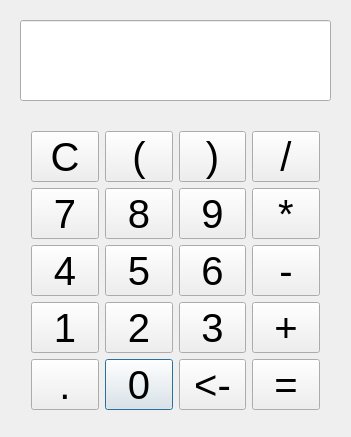
<?xml version="1.0" encoding="UTF-8"?>
<ui version="4.0">
 <class>Dialog</class>
 <widget class="QDialog" name="Dialog">
  <property name="geometry">
   <rect>
    <x>0</x>
    <y>0</y>
    <width>351</width>
    <height>437</height>
   </rect>
  </property>
  <property name="windowTitle">
   <string>Dialog</string>
  </property>
  <widget class="QWidget" name="layoutWidget">
   <property name="geometry">
    <rect>
     <x>20</x>
     <y>120</y>
     <width>311</width>
     <height>301</height>
    </rect>
   </property>
   <layout class="QVBoxLayout" name="verticalLayout">
    <item>
     <layout class="QGridLayout" name="gridLayout_4">
      <property name="spacing">
       <number>6</number>
      </property>
      <item row="5" column="2">
       <widget class="QPushButton" name="m_button_0">
        <property name="sizePolicy">
         <sizepolicy hsizetype="Minimum" vsizetype="Expanding">
          <horstretch>0</horstretch>
          <verstretch>0</verstretch>
         </sizepolicy>
        </property>
        <property name="font">
         <font>
          <pointsize>30</pointsize>
          <weight>50</weight>
          <italic>false</italic>
          <bold>false</bold>
          <kerning>true</kerning>
         </font>
        </property>
        <property name="layoutDirection">
         <enum>Qt::LeftToRight</enum>
        </property>
        <property name="autoFillBackground">
         <bool>false</bool>
        </property>
        <property name="text">
         <string>0</string>
        </property>
       </widget>
      </item>
      <item row="2" column="3">
       <widget class="QPushButton" name="m_button_6">
        <property name="sizePolicy">
         <sizepolicy hsizetype="Minimum" vsizetype="Expanding">
          <horstretch>0</horstretch>
          <verstretch>0</verstretch>
         </sizepolicy>
        </property>
        <property name="font">
         <font>
          <pointsize>30</pointsize>
          <weight>50</weight>
          <italic>false</italic>
          <bold>false</bold>
          <kerning>true</kerning>
         </font>
        </property>
        <property name="layoutDirection">
         <enum>Qt::LeftToRight</enum>
        </property>
        <property name="autoFillBackground">
         <bool>false</bool>
        </property>
        <property name="text">
         <string>6</string>
        </property>
       </widget>
      </item>
      <item row="4" column="0">
       <widget class="QPushButton" name="m_button_1">
        <property name="sizePolicy">
         <sizepolicy hsizetype="Minimum" vsizetype="Expanding">
          <horstretch>0</horstretch>
          <verstretch>0</verstretch>
         </sizepolicy>
        </property>
        <property name="font">
         <font>
          <pointsize>30</pointsize>
          <weight>50</weight>
          <italic>false</italic>
          <bold>false</bold>
          <kerning>true</kerning>
         </font>
        </property>
        <property name="layoutDirection">
         <enum>Qt::LeftToRight</enum>
        </property>
        <property name="autoFillBackground">
         <bool>false</bool>
        </property>
        <property name="text">
         <string>1</string>
        </property>
       </widget>
      </item>
      <item row="4" column="5">
       <widget class="QPushButton" name="m_button_add">
        <property name="sizePolicy">
         <sizepolicy hsizetype="Minimum" vsizetype="Expanding">
          <horstretch>0</horstretch>
          <verstretch>0</verstretch>
         </sizepolicy>
        </property>
        <property name="font">
         <font>
          <pointsize>30</pointsize>
          <weight>50</weight>
          <italic>false</italic>
          <bold>false</bold>
          <kerning>true</kerning>
         </font>
        </property>
        <property name="layoutDirection">
         <enum>Qt::LeftToRight</enum>
        </property>
        <property name="autoFillBackground">
         <bool>false</bool>
        </property>
        <property name="text">
         <string>+</string>
        </property>
       </widget>
      </item>
      <item row="5" column="5">
       <widget class="QPushButton" name="m_button_calculate">
        <property name="sizePolicy">
         <sizepolicy hsizetype="Minimum" vsizetype="Expanding">
          <horstretch>0</horstretch>
          <verstretch>0</verstretch>
         </sizepolicy>
        </property>
        <property name="font">
         <font>
          <pointsize>30</pointsize>
          <weight>50</weight>
          <italic>false</italic>
          <bold>false</bold>
          <kerning>true</kerning>
         </font>
        </property>
        <property name="layoutDirection">
         <enum>Qt::LeftToRight</enum>
        </property>
        <property name="autoFillBackground">
         <bool>false</bool>
        </property>
        <property name="text">
         <string>=</string>
        </property>
       </widget>
      </item>
      <item row="5" column="0">
       <widget class="QPushButton" name="m_button_dot">
        <property name="sizePolicy">
         <sizepolicy hsizetype="Minimum" vsizetype="Expanding">
          <horstretch>0</horstretch>
          <verstretch>0</verstretch>
         </sizepolicy>
        </property>
        <property name="font">
         <font>
          <pointsize>30</pointsize>
          <weight>50</weight>
          <italic>false</italic>
          <bold>false</bold>
          <kerning>true</kerning>
         </font>
        </property>
        <property name="layoutDirection">
         <enum>Qt::LeftToRight</enum>
        </property>
        <property name="autoFillBackground">
         <bool>false</bool>
        </property>
        <property name="text">
         <string>.</string>
        </property>
       </widget>
      </item>
      <item row="2" column="5">
       <widget class="QPushButton" name="m_button_sub">
        <property name="sizePolicy">
         <sizepolicy hsizetype="Minimum" vsizetype="Expanding">
          <horstretch>0</horstretch>
          <verstretch>0</verstretch>
         </sizepolicy>
        </property>
        <property name="font">
         <font>
          <pointsize>30</pointsize>
          <weight>50</weight>
          <italic>false</italic>
          <bold>false</bold>
          <kerning>true</kerning>
         </font>
        </property>
        <property name="layoutDirection">
         <enum>Qt::LeftToRight</enum>
        </property>
        <property name="autoFillBackground">
         <bool>false</bool>
        </property>
        <property name="text">
         <string>-</string>
        </property>
       </widget>
      </item>
      <item row="2" column="2">
       <widget class="QPushButton" name="m_button_5">
        <property name="sizePolicy">
         <sizepolicy hsizetype="Minimum" vsizetype="Expanding">
          <horstretch>0</horstretch>
          <verstretch>0</verstretch>
         </sizepolicy>
        </property>
        <property name="font">
         <font>
          <pointsize>30</pointsize>
          <weight>50</weight>
          <italic>false</italic>
          <bold>false</bold>
          <kerning>true</kerning>
         </font>
        </property>
        <property name="layoutDirection">
         <enum>Qt::LeftToRight</enum>
        </property>
        <property name="autoFillBackground">
         <bool>false</bool>
        </property>
        <property name="text">
         <string>5</string>
        </property>
       </widget>
      </item>
      <item row="5" column="3">
       <widget class="QPushButton" name="m_button_del">
        <property name="sizePolicy">
         <sizepolicy hsizetype="Minimum" vsizetype="Expanding">
          <horstretch>0</horstretch>
          <verstretch>0</verstretch>
         </sizepolicy>
        </property>
        <property name="font">
         <font>
          <pointsize>30</pointsize>
          <weight>50</weight>
          <italic>false</italic>
          <bold>false</bold>
          <kerning>true</kerning>
         </font>
        </property>
        <property name="layoutDirection">
         <enum>Qt::LeftToRight</enum>
        </property>
        <property name="autoFillBackground">
         <bool>false</bool>
        </property>
        <property name="text">
         <string>&lt;-</string>
        </property>
       </widget>
      </item>
      <item row="4" column="2">
       <widget class="QPushButton" name="m_button_2">
        <property name="sizePolicy">
         <sizepolicy hsizetype="Minimum" vsizetype="Expanding">
          <horstretch>0</horstretch>
          <verstretch>0</verstretch>
         </sizepolicy>
        </property>
        <property name="font">
         <font>
          <pointsize>30</pointsize>
          <weight>50</weight>
          <italic>false</italic>
          <bold>false</bold>
          <kerning>true</kerning>
         </font>
        </property>
        <property name="layoutDirection">
         <enum>Qt::LeftToRight</enum>
        </property>
        <property name="autoFillBackground">
         <bool>false</bool>
        </property>
        <property name="text">
         <string>2</string>
        </property>
       </widget>
      </item>
      <item row="1" column="3">
       <widget class="QPushButton" name="m_button_9">
        <property name="sizePolicy">
         <sizepolicy hsizetype="Minimum" vsizetype="Expanding">
          <horstretch>0</horstretch>
          <verstretch>0</verstretch>
         </sizepolicy>
        </property>
        <property name="font">
         <font>
          <pointsize>30</pointsize>
          <weight>50</weight>
          <italic>false</italic>
          <bold>false</bold>
          <kerning>true</kerning>
         </font>
        </property>
        <property name="layoutDirection">
         <enum>Qt::LeftToRight</enum>
        </property>
        <property name="autoFillBackground">
         <bool>false</bool>
        </property>
        <property name="text">
         <string>9</string>
        </property>
       </widget>
      </item>
      <item row="1" column="5">
       <widget class="QPushButton" name="m_button_mul">
        <property name="sizePolicy">
         <sizepolicy hsizetype="Minimum" vsizetype="Expanding">
          <horstretch>0</horstretch>
          <verstretch>0</verstretch>
         </sizepolicy>
        </property>
        <property name="font">
         <font>
          <pointsize>30</pointsize>
          <weight>50</weight>
          <italic>false</italic>
          <bold>false</bold>
          <kerning>true</kerning>
         </font>
        </property>
        <property name="layoutDirection">
         <enum>Qt::LeftToRight</enum>
        </property>
        <property name="autoFillBackground">
         <bool>false</bool>
        </property>
        <property name="text">
         <string>*</string>
        </property>
       </widget>
      </item>
      <item row="2" column="0">
       <widget class="QPushButton" name="m_button_4">
        <property name="sizePolicy">
         <sizepolicy hsizetype="Minimum" vsizetype="Expanding">
          <horstretch>0</horstretch>
          <verstretch>0</verstretch>
         </sizepolicy>
        </property>
        <property name="font">
         <font>
          <pointsize>30</pointsize>
          <weight>50</weight>
          <italic>false</italic>
          <bold>false</bold>
          <kerning>true</kerning>
         </font>
        </property>
        <property name="layoutDirection">
         <enum>Qt::LeftToRight</enum>
        </property>
        <property name="autoFillBackground">
         <bool>false</bool>
        </property>
        <property name="text">
         <string>4</string>
        </property>
       </widget>
      </item>
      <item row="0" column="0">
       <widget class="QPushButton" name="m_button_clear">
        <property name="sizePolicy">
         <sizepolicy hsizetype="Minimum" vsizetype="Expanding">
          <horstretch>0</horstretch>
          <verstretch>0</verstretch>
         </sizepolicy>
        </property>
        <property name="font">
         <font>
          <pointsize>30</pointsize>
          <weight>50</weight>
          <italic>false</italic>
          <bold>false</bold>
          <kerning>true</kerning>
         </font>
        </property>
        <property name="layoutDirection">
         <enum>Qt::LeftToRight</enum>
        </property>
        <property name="autoFillBackground">
         <bool>false</bool>
        </property>
        <property name="text">
         <string>C</string>
        </property>
       </widget>
      </item>
      <item row="0" column="3">
       <widget class="QPushButton" name="m_button_right_parenthes">
        <property name="sizePolicy">
         <sizepolicy hsizetype="Minimum" vsizetype="Expanding">
          <horstretch>0</horstretch>
          <verstretch>0</verstretch>
         </sizepolicy>
        </property>
        <property name="font">
         <font>
          <pointsize>30</pointsize>
          <weight>50</weight>
          <italic>false</italic>
          <bold>false</bold>
          <kerning>true</kerning>
         </font>
        </property>
        <property name="layoutDirection">
         <enum>Qt::LeftToRight</enum>
        </property>
        <property name="autoFillBackground">
         <bool>false</bool>
        </property>
        <property name="text">
         <string>)</string>
        </property>
       </widget>
      </item>
      <item row="0" column="2">
       <widget class="QPushButton" name="m_button_left_parenthes">
        <property name="sizePolicy">
         <sizepolicy hsizetype="Minimum" vsizetype="Expanding">
          <horstretch>0</horstretch>
          <verstretch>0</verstretch>
         </sizepolicy>
        </property>
        <property name="font">
         <font>
          <pointsize>30</pointsize>
          <weight>50</weight>
          <italic>false</italic>
          <bold>false</bold>
          <kerning>true</kerning>
         </font>
        </property>
        <property name="layoutDirection">
         <enum>Qt::LeftToRight</enum>
        </property>
        <property name="autoFillBackground">
         <bool>false</bool>
        </property>
        <property name="text">
         <string>(</string>
        </property>
       </widget>
      </item>
      <item row="4" column="3">
       <widget class="QPushButton" name="m_button_3">
        <property name="sizePolicy">
         <sizepolicy hsizetype="Minimum" vsizetype="Expanding">
          <horstretch>0</horstretch>
          <verstretch>0</verstretch>
         </sizepolicy>
        </property>
        <property name="font">
         <font>
          <pointsize>30</pointsize>
          <weight>50</weight>
          <italic>false</italic>
          <bold>false</bold>
          <kerning>false</kerning>
         </font>
        </property>
        <property name="layoutDirection">
         <enum>Qt::LeftToRight</enum>
        </property>
        <property name="autoFillBackground">
         <bool>false</bool>
        </property>
        <property name="text">
         <string>3</string>
        </property>
       </widget>
      </item>
      <item row="1" column="0">
       <widget class="QPushButton" name="m_button_7">
        <property name="sizePolicy">
         <sizepolicy hsizetype="Minimum" vsizetype="Expanding">
          <horstretch>0</horstretch>
          <verstretch>0</verstretch>
         </sizepolicy>
        </property>
        <property name="font">
         <font>
          <pointsize>30</pointsize>
          <weight>50</weight>
          <italic>false</italic>
          <bold>false</bold>
          <kerning>true</kerning>
         </font>
        </property>
        <property name="layoutDirection">
         <enum>Qt::LeftToRight</enum>
        </property>
        <property name="autoFillBackground">
         <bool>false</bool>
        </property>
        <property name="text">
         <string>7</string>
        </property>
       </widget>
      </item>
      <item row="0" column="5">
       <widget class="QPushButton" name="m_button_dev">
        <property name="sizePolicy">
         <sizepolicy hsizetype="Minimum" vsizetype="Expanding">
          <horstretch>0</horstretch>
          <verstretch>0</verstretch>
         </sizepolicy>
        </property>
        <property name="font">
         <font>
          <pointsize>30</pointsize>
          <weight>50</weight>
          <italic>false</italic>
          <bold>false</bold>
          <kerning>true</kerning>
         </font>
        </property>
        <property name="layoutDirection">
         <enum>Qt::LeftToRight</enum>
        </property>
        <property name="autoFillBackground">
         <bool>false</bool>
        </property>
        <property name="text">
         <string>/</string>
        </property>
       </widget>
      </item>
      <item row="1" column="2">
       <widget class="QPushButton" name="m_button_8">
        <property name="sizePolicy">
         <sizepolicy hsizetype="Minimum" vsizetype="Expanding">
          <horstretch>0</horstretch>
          <verstretch>0</verstretch>
         </sizepolicy>
        </property>
        <property name="font">
         <font>
          <pointsize>30</pointsize>
          <weight>50</weight>
          <italic>false</italic>
          <bold>false</bold>
          <kerning>true</kerning>
         </font>
        </property>
        <property name="layoutDirection">
         <enum>Qt::LeftToRight</enum>
        </property>
        <property name="autoFillBackground">
         <bool>false</bool>
        </property>
        <property name="text">
         <string>8</string>
        </property>
       </widget>
      </item>
     </layout>
    </item>
   </layout>
  </widget>
  <widget class="QLineEdit" name="lineEdit">
   <property name="geometry">
    <rect>
     <x>20</x>
     <y>20</y>
     <width>311</width>
     <height>81</height>
    </rect>
   </property>
   <property name="sizePolicy">
    <sizepolicy hsizetype="Expanding" vsizetype="Expanding">
     <horstretch>0</horstretch>
     <verstretch>0</verstretch>
    </sizepolicy>
   </property>
   <property name="font">
    <font>
     <pointsize>28</pointsize>
    </font>
   </property>
   <property name="text">
    <string/>
   </property>
  </widget>
 </widget>
 <layoutdefault spacing="6" margin="11"/>
 <resources/>
 <connections/>
</ui>
